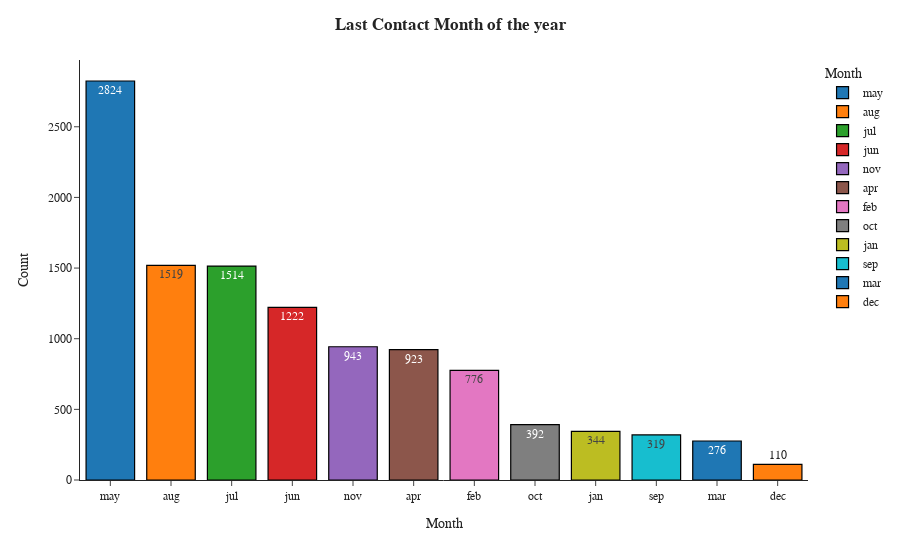

This figure's notebook cell:
### Markdown cell above
Insight📊:

- Most of the customers in the bank are contacted through Cellular - 72%
- only 6.93% of the clients are contacted through telephone

### Code cell
fig=px.bar(df.month.value_counts().reset_index().rename(columns={'index':'Month','month':'Count'}),x='Month',y='Count',color='Month',text='Count',template='simple_white')
fig.update_traces(marker=dict(line=dict(color='#000000', width=1.2)))
fig.update_layout(title_x=0.5,title_text='<b>Last Contact Month of the year',font_family="Times New Roman",title_font_family="Times New Roman")

### Figure 1 — Plotly figure (JSON) as saved in the notebook; plotly's stock layout.template omitted (floating-point values rounded to 4 significant figures)
{"data": [{"alignmentgroup": "True", "hovertemplate": "Month=%{x}<br>Count=%{text}<extra></extra>", "legendgroup": "may", "marker": {"color": "#1F77B4", "line": {"color": "#000000", "width": 1.2}, "pattern": {"shape": ""}}, "name": "may", "offsetgroup": "may", "orientation": "v", "showlegend": true, "text": [2824], "textposition": "auto", "type": "bar", "x": ["may"], "xaxis": "x", "y": [2824], "yaxis": "y"}, {"alignmentgroup": "True", "hovertemplate": "Month=%{x}<br>Count=%{text}<extra></extra>", "legendgroup": "aug", "marker": {"color": "#FF7F0E", "line": {"color": "#000000", "width": 1.2}, "pattern": {"shape": ""}}, "name": "aug", "offsetgroup": "aug", "orientation": "v", "showlegend": true, "text": [1519], "textposition": "auto", "type": "bar", "x": ["aug"], "xaxis": "x", "y": [1519], "yaxis": "y"}, {"alignmentgroup": "True", "hovertemplate": "Month=%{x}<br>Count=%{text}<extra></extra>", "legendgroup": "jul", "marker": {"color": "#2CA02C", "line": {"color": "#000000", "width": 1.2}, "pattern": {"shape": ""}}, "name": "jul", "offsetgroup": "jul", "orientation": "v", "showlegend": true, "text": [1514], "textposition": "auto", "type": "bar", "x": ["jul"], "xaxis": "x", "y": [1514], "yaxis": "y"}, {"alignmentgroup": "True", "hovertemplate": "Month=%{x}<br>Count=%{text}<extra></extra>", "legendgroup": "jun", "marker": {"color": "#D62728", "line": {"color": "#000000", "width": 1.2}, "pattern": {"shape": ""}}, "name": "jun", "offsetgroup": "jun", "orientation": "v", "showlegend": true, "text": [1222], "textposition": "auto", "type": "bar", "x": ["jun"], "xaxis": "x", "y": [1222], "yaxis": "y"}, {"alignmentgroup": "True", "hovertemplate": "Month=%{x}<br>Count=%{text}<extra></extra>", "legendgroup": "nov", "marker": {"color": "#9467BD", "line": {"color": "#000000", "width": 1.2}, "pattern": {"shape": ""}}, "name": "nov", "offsetgroup": "nov", "orientation": "v", "showlegend": true, "text": [943], "textposition": "auto", "type": "bar", "x": ["nov"], "xaxis": "x", "y": [943], "yaxis": "y"}, {"alignmentgroup": "True", "hovertemplate": "Month=%{x}<br>Count=%{text}<extra></extra>", "legendgroup": "apr", "marker": {"color": "#8C564B", "line": {"color": "#000000", "width": 1.2}, "pattern": {"shape": ""}}, "name": "apr", "offsetgroup": "apr", "orientation": "v", "showlegend": true, "text": [923], "textposition": "auto", "type": "bar", "x": ["apr"], "xaxis": "x", "y": [923], "yaxis": "y"}, {"alignmentgroup": "True", "hovertemplate": "Month=%{x}<br>Count=%{text}<extra></extra>", "legendgroup": "feb", "marker": {"color": "#E377C2", "line": {"color": "#000000", "width": 1.2}, "pattern": {"shape": ""}}, "name": "feb", "offsetgroup": "feb", "orientation": "v", "showlegend": true, "text": [776], "textposition": "auto", "type": "bar", "x": ["feb"], "xaxis": "x", "y": [776], "yaxis": "y"}, {"alignmentgroup": "True", "hovertemplate": "Month=%{x}<br>Count=%{text}<extra></extra>", "legendgroup": "oct", "marker": {"color": "#7F7F7F", "line": {"color": "#000000", "width": 1.2}, "pattern": {"shape": ""}}, "name": "oct", "offsetgroup": "oct", "orientation": "v", "showlegend": true, "text": [392], "textposition": "auto", "type": "bar", "x": ["oct"], "xaxis": "x", "y": [392], "yaxis": "y"}, {"alignmentgroup": "True", "hovertemplate": "Month=%{x}<br>Count=%{text}<extra></extra>", "legendgroup": "jan", "marker": {"color": "#BCBD22", "line": {"color": "#000000", "width": 1.2}, "pattern": {"shape": ""}}, "name": "jan", "offsetgroup": "jan", "orientation": "v", "showlegend": true, "text": [344], "textposition": "auto", "type": "bar", "x": ["jan"], "xaxis": "x", "y": [344], "yaxis": "y"}, {"alignmentgroup": "True", "hovertemplate": "Month=%{x}<br>Count=%{text}<extra></extra>", "legendgroup": "sep", "marker": {"color": "#17BECF", "line": {"color": "#000000", "width": 1.2}, "pattern": {"shape": ""}}, "name": "sep", "offsetgroup": "sep", "orientation": "v", "showlegend": true, "text": [319], "textposition": "auto", "type": "bar", "x": ["sep"], "xaxis": "x", "y": [319], "yaxis": "y"}, {"alignmentgroup": "True", "hovertemplate": "Month=%{x}<br>Count=%{text}<extra></extra>", "legendgroup": "mar", "marker": {"color": "#1F77B4", "line": {"color": "#000000", "width": 1.2}, "pattern": {"shape": ""}}, "name": "mar", "offsetgroup": "mar", "orientation": "v", "showlegend": true, "text": [276], "textposition": "auto", "type": "bar", "x": ["mar"], "xaxis": "x", "y": [276], "yaxis": "y"}, {"alignmentgroup": "True", "hovertemplate": "Month=%{x}<br>Count=%{text}<extra></extra>", "legendgroup": "dec", "marker": {"color": "#FF7F0E", "line": {"color": "#000000", "width": 1.2}, "pattern": {"shape": ""}}, "name": "dec", "offsetgroup": "dec", "orientation": "v", "showlegend": true, "text": [110], "textposition": "auto", "type": "bar", "x": ["dec"], "xaxis": "x", "y": [110], "yaxis": "y"}], "layout": {"barmode": "relative", "font": {"family": "Times New Roman"}, "legend": {"title": {"text": "Month"}, "tracegroupgap": 0}, "margin": {"t": 60}, "title": {"font": {"family": "Times New Roman"}, "text": "<b>Last Contact Month of the year", "x": 0.5}, "xaxis": {"anchor": "y", "categoryarray": ["may", "aug", "jul", "jun", "nov", "apr", "feb", "oct", "jan", "sep", "mar", "dec"], "categoryorder": "array", "domain": [0, 1], "title": {"text": "Month"}}, "yaxis": {"anchor": "x", "domain": [0, 1], "title": {"text": "Count"}}}}
